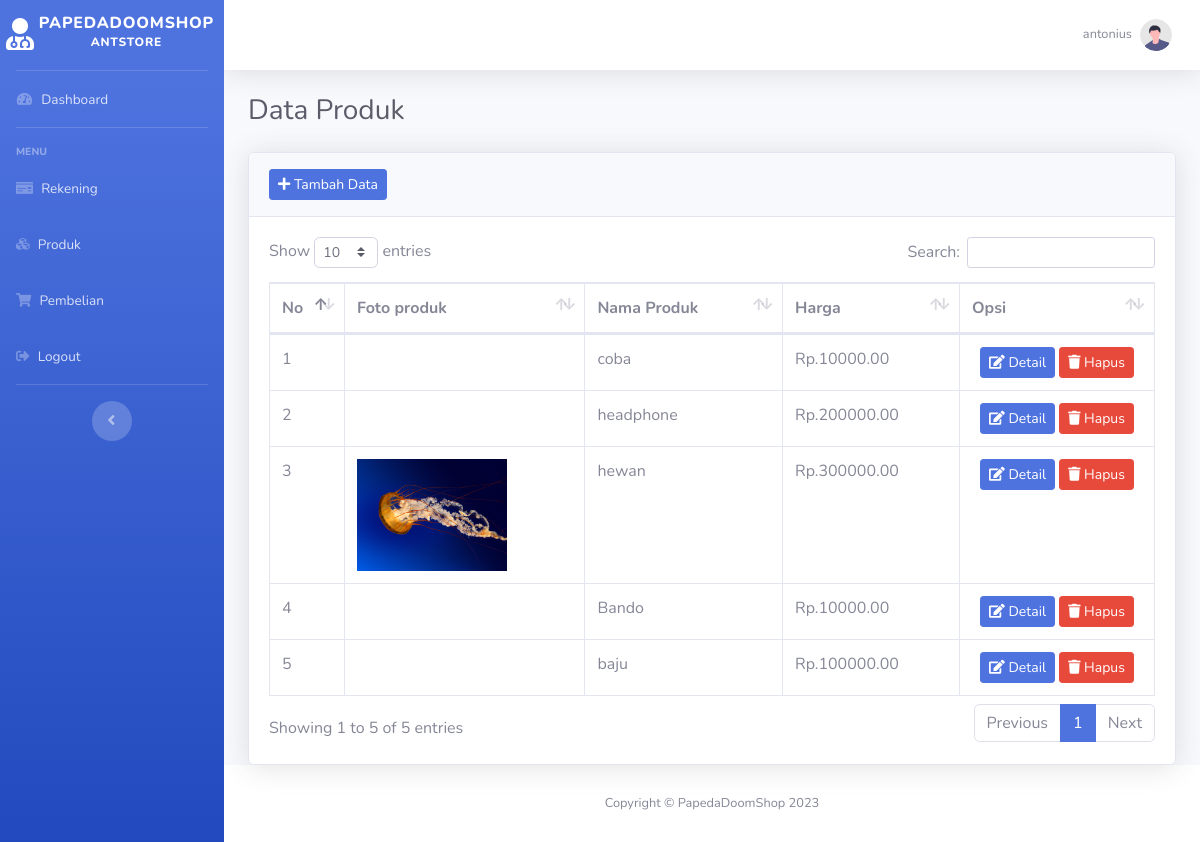
/penjual/index.php?produk (signed in), run on the app's committed database.
### tables this page shows
CREATE TABLE `penjual` (
  `id_penjual` int(11) NOT NULL,
  `id_toko` int(11) NOT NULL,
  `id_data_bank` int(11) NOT NULL,
  `nama_penjual` varchar(50) NOT NULL,
  `username` varchar(50) NOT NULL,
  `email` varchar(255) NOT NULL,
  `no_hp` char(12) DEFAULT NULL,
  `alamat_penjual` varchar(50) NOT NULL,
  `gambar_penjual` varchar(255) NOT NULL,
  `kata_sandi` varchar(255) NOT NULL
);

CREATE TABLE `toko` (
  `id_toko` int(11) NOT NULL,
  `nama_toko` varchar(100) NOT NULL,
  `deskrip_toko` varchar(100) NOT NULL,
  `alamat_toko` varchar(100) NOT NULL
);

CREATE TABLE `produk_penjual` (
  `id_produk_penjual` int(11) NOT NULL,
  `id_produk` int(11) DEFAULT NULL,
  `id_penjual` int(11) DEFAULT NULL
);

CREATE TABLE `produk` (
  `id_produk` int(11) NOT NULL,
  `id_kategori` int(11) DEFAULT NULL,
  `id_produk_kategori` int(11) DEFAULT NULL,
  `nama_produk` varchar(255) NOT NULL,
  `deskripsi` text DEFAULT NULL,
  `gambar_produk` varchar(255) NOT NULL,
  `harga` decimal(10,2) NOT NULL,
  `stok` int(10) UNSIGNED NOT NULL,
  `ukuran` varchar(50) DEFAULT NULL,
  `warna` varchar(50) DEFAULT NULL
);

### penjual/produk.php (the view)
<?php
    $id_penjual = isset($_SESSION['id_penjual']) ? $_SESSION['id_penjual'] : '';
    $ambil = $koneksi->query("SELECT produk_penjual.id_produk_penjual, produk_penjual.id_produk, produk_penjual.id_penjual,
    produk.gambar_produk,produk.nama_produk,produk.harga
     FROM produk_penjual
     INNER JOIN produk ON produk_penjual.id_produk = produk.id_produk
     INNER JOIN penjual ON produk_penjual.id_penjual = penjual.id_penjual
     WHERE produk_penjual.id_penjual =' $id_penjual'
     ORDER BY id_penjual DESC;
     ");
    $data_produk = array();
    while($pecah = $ambil->fetch_assoc()){
        $data_produk[] = $pecah;
    }
?>
<h1 class="h3 mb-4 text-gray-800">Data Produk</h1>
<div class="card shadow">
    <div class="card-header py-3">
        <a href="index.php?tambah_produk" class="btn btn-sm btn-primary">
            <i class="fas fa-plus"></i> Tambah Data
        </a>
    </div>
    <div class="card-body">
        <div class="table-responsive">
            <table class="table table-bordered" id="dataTable" width="100%" cellspacing="0">
                <thead>
                    <tr>
                        <th>No</th>
                        <th>Foto produk</th>
                        <th>Nama Produk</th>
                        <th>Harga</th>
                        <th>Opsi</th>
                    </tr>
                </thead>
                <tbody>
                    <?php foreach ($data_produk as $key => $values): ?>
                        <tr>
                            <td width="50"><?php echo $key+1 ?></td>
                            <td>
                                <img src="images/produk/<?php echo $values['gambar_produk'] ?>" alt="" class="img-renponsive" width="150">
                            </td>
                            <td><?php echo $values['nama_produk'] ?> </td>
                            <td>Rp.<?php echo $values['harga'] ?></td>
                            <td class="text-center" width="170">
                                <a href="index.php?detail_produk&id_produk=<?php echo $values['id_produk'] ?>" class="btn btn-sm btn-primary">
                                    <i class="fas fa-edit"></i> Detail
                                </a>
                                <a href="index.php?hapus_produk&id_produk=<?php echo $values['id_produk'] ?>" onclick="return confirm('Yakin!');" class="btn btn-sm btn-danger">
                                    <i class="fas fa-trash"></i> Hapus
                                </a>
                            </td>
                        </tr>
                    <?php endforeach ?>
                </tbody>
            </table>
        </div>
    </div>
</div>

### penjual/index.php (shortened to what this page needs)
<?php
include '../config/koneksi.php';
 $id_penjual = isset($_SESSION['id_penjual']) ? $_SESSION['id_penjual'] : '';
$ambil = $koneksi->query("SELECT * FROM penjual
INNER JOIN toko ON penjual.id_toko = toko.id_toko
WHERE id_penjual = $id_penjual");
$data_penjual = $ambil->fetch_assoc();
?>
<!DOCTYPE html>
<html lang="en">
<head>
    <link href="../assets/admin/vendor/fontawesome-free/css/all.min.css" rel="stylesheet" type="text/css">
    <link href="../assets/admin/css/sb-admin-2.min.css" rel="stylesheet">
    <link href="../assets/admin/vendor/datatables/dataTables.bootstrap4.min.css" rel="stylesheet">
</head>
<body id="page-top">
    <div id="wrapper">
        <ul class="navbar-nav bg-gradient-primary sidebar sidebar-dark accordion" id="accordionSidebar">
            <a class="sidebar-brand d-flex align-items-center justify-content-center" href="index.php">
                <div class="sidebar-brand-icon ">
                    <i class="fas fa-user-md"></i>
                </div>
                <div class="sidebar-brand-text mx-1">papedadoomshop <sup><?php echo $data_penjual ['nama_toko'] ?></sup></div>
            </a>
            <hr class="sidebar-divider my-0">
            <li class="nav-item">
                <a class="nav-link" href="index.php">
                    <i class="fas fa-fw fa-tachometer-alt"></i>
                    <span>Dashboard</span></a>
            </li>
            <hr class="sidebar-divider">
            <div class="sidebar-heading">
                Menu
            </div>
            <li class="nav-item">
                <a class="nav-link" href="index.php?rekening">
                <i class="fas fa-solib fa-money-check"></i>
                    <span> Rekening</span>
                </a>
            </li>
            <li class="nav-item">
                <a class="nav-link" href="index.php?produk">
                    <i class="fas fa-cubes"></i>
                    <span>Produk</span>
                </a>
            </li>
            <li class="nav-item">
                <a class="nav-link" href="index.php?pembelian">
                    <i class="fas fa-shopping-cart"></i>
                    <span>Pembelian</span>
                </a>
            </li>
            <li class="nav-item">
                <a class="nav-link" href="../logout.php">
                    <i class="fas fa-sign-out-alt"></i>
                    <span>Logout</span>
                </a>
            </li>
            <hr class="sidebar-divider d-none d-md-block">
            <div class="text-center d-none d-md-inline">
                <button class="rounded-circle border-0" id="sidebarToggle"></button>
            </div>
        </ul>
        <div id="content-wrapper" class="d-flex flex-column">
            <div id="content">
                <nav class="navbar navbar-expand navbar-light bg-white topbar mb-4 static-top shadow">
                    <ul class="navbar-nav ml-auto">
                        <li class="nav-item dropdown no-arrow">
                            <a class="nav-link dropdown-toggle" href="#" id="userDropdown" role="button"
                                data-toggle="dropdown" aria-haspopup="true" aria-expanded="false">
                                <span class="mr-2 d-none d-lg-inline text-gray-600 small"><?php echo $data_penjual['nama_penjual'] ?></span>
                                <img class="img-profile rounded-circle"
                                    src="images/profile/undraw_profile.svg">
                            </a>
                        </li>
                    </ul>
                </nav>
                <div class="container-fluid">
                    <?php
                    if(isset($_GET['profile'])){
                        include 'profile.php';
                    }
                    elseif(isset($_GET['edit_profile'])){
                        include 'edit/edit_profile.php';
                    }
                    elseif(isset($_GET['rekening'])){
                        include 'rekening.php';
                    }
                    elseif(isset($_GET['tambah_bank'])){
                        include 'tambah/tambah_bank.php';
                    }
                    elseif(isset($_GET['edit_bank'])){
                        include 'edit/edit_bank.php';
                    }
                    elseif(isset($_GET['hapus_bank'])){
                        include 'hapus/hapus_bank.php';
                    }
                    elseif(isset($_GET['produk'])){
                        include 'produk.php';
                    }
                    elseif(isset($_GET['tambah_produk'])){
                        include 'tambah/tambah_produk.php';
                    }
                    elseif(isset($_GET['edit_produk'])){
                        include 'edit/edit_produk.php';
                    }
                    elseif(isset($_GET['hapus_produk'])){
                        include 'hapus/hapus_produk.php';
                    }
                    elseif(isset($_GET['detail_produk'])){
                        include 'detail/detail_produk.php';
                    }
                    elseif(isset($_GET['tambah_warna'])){
                        include 'tambah/tambah_warna_produk.php';
                    }
                    elseif(isset($_GET['hapus_warna'])){
                        include 'hapus/hapus_warna_produk.php';
                    }
                    elseif(isset($_GET['tambah_ukuran'])){
                        include 'tambah/tambah_ukuran_produk.php';
                    }
                    elseif(isset($_GET['hapus_ukuran'])){
                        include 'hapus/hapus_ukuran_produk.php';
                    }
                    elseif(isset($_GET['tambah_gambar'])){
                        include 'tambah/tambah_gambar_produk.php';
                    }
                    elseif(isset($_GET['hapus_gambar'])){
                        include 'hapus/hapus_gambar_produk.php';
                    }
                    elseif(isset($_GET['pembelian'])){
                        include 'pembelian.php';
                    }
                     elseif(isset($_GET['detail_pembelian'])){
                        include 'detail/detail_pembelian.php';
                    }
                    elseif(isset($_GET['riwayat'])){
                        include 'riwayat.php';
                    }
                    elseif(isset($_GET['hapus_pembelian'])){
                        include 'hapus/hapus_pembelian.php';
                    }
                    elseif(isset($_GET['detail_riwayat'])){
                        include 'detail/detail_riwayat.php';
                    }
                    else{
                        include 'dashboard.php';
                    }
                    ?>
                </div>
            </div>
            <footer class="sticky-footer bg-white">
                <div class="container my-auto">
                    <div class="copyright text-center my-auto">
                        <span>Copyright &copy; PapedaDoomShop 2023</span>
                    </div>
                </div>
            </footer>
        </div>
    </div>
</body>
</html>

### data on the page
penjual: id_toko.nama_toko "ANTSTORE", nama_penjual "antonius"
produk_penjual: id_produk.nama_produk "coba", id_produk.harga "10000.00"
produk_penjual: id_produk.nama_produk "headphone", id_produk.harga "200000.00"
produk_penjual: id_produk.gambar_produk (picture), id_produk.nama_produk "hewan", id_produk.harga "300000.00"
produk_penjual: id_produk.nama_produk "Bando", id_produk.harga "10000.00"
produk_penjual: id_produk.nama_produk "baju", id_produk.harga "100000.00"
